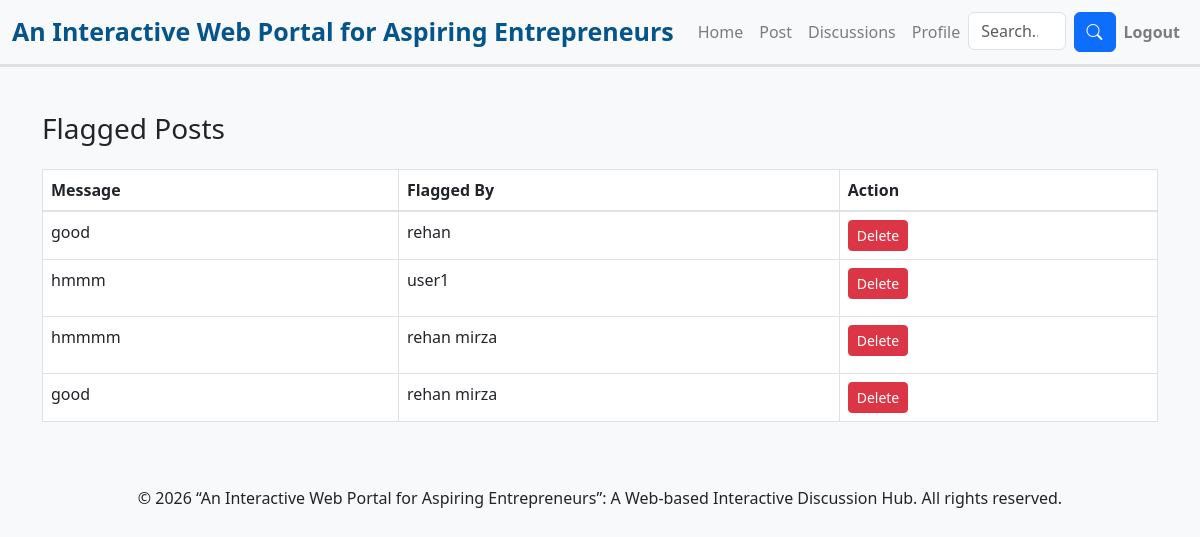
/flagged_posts.php (signed in), run on the app's committed database.
### tables this page shows
CREATE TABLE `flagged_posts` (
  `id` int(11) NOT NULL,
  `discussion_id` int(11) NOT NULL,
  `flagged_by` int(11) NOT NULL,
  `flagged_at` timestamp NOT NULL DEFAULT current_timestamp()
);

CREATE TABLE `discussions` (
  `id` int(11) NOT NULL,
  `project_id` int(11) DEFAULT NULL,
  `user_id` int(11) DEFAULT NULL,
  `message` text NOT NULL,
  `created_at` timestamp NOT NULL DEFAULT current_timestamp(),
  `parent_id` int(11) DEFAULT NULL
);

CREATE TABLE `users` (
  `id` int(11) NOT NULL,
  `name` varchar(100) NOT NULL,
  `email` varchar(100) NOT NULL,
  `password` varchar(255) NOT NULL,
  `profile_picture` varchar(255) DEFAULT NULL,
  `bio` text DEFAULT NULL,
  `role` enum('User','Agent','Admin','') NOT NULL,
  `status` varchar(50) NOT NULL,
  `created_at` timestamp NOT NULL DEFAULT current_timestamp()
);

### flagged_posts.php (the view, shortened to what this page needs)
<?php
include 'database.php';
include 'navbar2.php';
$query = "
    SELECT f.id AS flag_id, d.id AS discussion_id, d.message, u.name AS flagged_by
    FROM flagged_posts f
    JOIN discussions d ON f.discussion_id = d.id
    JOIN users u ON f.flagged_by = u.id
    ORDER BY f.flagged_at DESC";
$result = $conn->query($query);
?>
<!DOCTYPE html>
<html lang="en">
<head>
    <link href="https://cdn.jsdelivr.net/npm/bootstrap@5.3.0-alpha1/dist/css/bootstrap.min.css" rel="stylesheet">
</head>
<body class="bg-light">
<div class="container mt-5">
    <h3 class="mb-4">Flagged Posts</h3>
    <table class="table table-bordered">
        <thead>
            <tr>
                <th>Message</th>
                <th>Flagged By</th>
                <th>Action</th>
            </tr>
        </thead>
        <tbody>
            <?php while ($row = $result->fetch_assoc()): ?>
                <tr>
                    <td><?php echo $row['message']; ?></td>
                    <td><?php echo htmlspecialchars($row['flagged_by']); ?></td>
                    <td>
                        <form method="POST" onsubmit="return confirm('Are you sure you want to delete this discussion?');">
                            <button class="btn btn-sm btn-danger">Delete</button>
                        </form>
                    </td>
                </tr>
            <?php endwhile; ?>
        </tbody>
    </table>
</div>
<?php  include 'footer.php'; ?>
</body>
</html>

### data on the page
flagged_posts: discussion.message "good", flagged_by.name "rehan"
flagged_posts: discussion.message "hmmm", flagged_by.name "user1"
flagged_posts: discussion.message "hmmmm", flagged_by.name "rehan mirza"
flagged_posts: discussion.message "good", flagged_by.name "rehan mirza"
